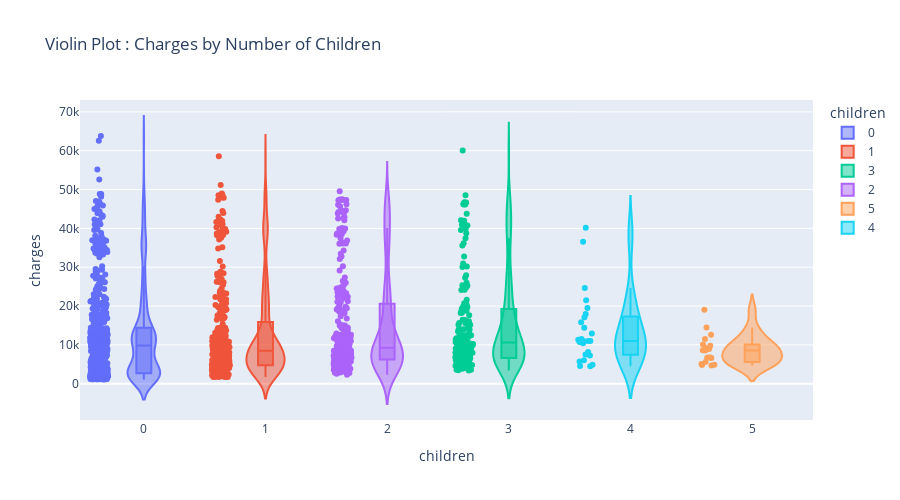

Write notebook code for a chart like this one.
### Code cell
fig = px.violin(df,
                x = 'children',
                y = 'charges',
                box = True,
                points ='all',
                color = 'children',
                title = 'Violin Plot : Charges by Number of Children')

fig.update_layout(width = 900, height = 500)
fig.show()

### Figure 1 — Plotly figure (JSON) as saved in the notebook; plotly's stock layout.template omitted (floating-point values rounded to 4 significant figures; data arrays with more than 128 entries replaced by an {"elided": "..."} marker saying what was removed)
{"data": [{"alignmentgroup": "True", "box": {"visible": true}, "hovertemplate": "children=%{x}<br>charges=%{y}<extra></extra>", "legendgroup": "0", "marker": {"color": "#636efa"}, "name": "0", "offsetgroup": "0", "orientation": "v", "points": "all", "scalegroup": "True", "showlegend": true, "type": "violin", "x": {"elided": "574 int values"}, "x0": " ", "xaxis": "x", "y": {"elided": "574 float values"}, "y0": " ", "yaxis": "y"}, {"alignmentgroup": "True", "box": {"visible": true}, "hovertemplate": "children=%{x}<br>charges=%{y}<extra></extra>", "legendgroup": "1", "marker": {"color": "#EF553B"}, "name": "1", "offsetgroup": "1", "orientation": "v", "points": "all", "scalegroup": "True", "showlegend": true, "type": "violin", "x": {"elided": "324 int values"}, "x0": " ", "xaxis": "x", "y": {"elided": "324 float values"}, "y0": " ", "yaxis": "y"}, {"alignmentgroup": "True", "box": {"visible": true}, "hovertemplate": "children=%{x}<br>charges=%{y}<extra></extra>", "legendgroup": "3", "marker": {"color": "#00cc96"}, "name": "3", "offsetgroup": "3", "orientation": "v", "points": "all", "scalegroup": "True", "showlegend": true, "type": "violin", "x": {"elided": "157 int values"}, "x0": " ", "xaxis": "x", "y": {"elided": "157 float values"}, "y0": " ", "yaxis": "y"}, {"alignmentgroup": "True", "box": {"visible": true}, "hovertemplate": "children=%{x}<br>charges=%{y}<extra></extra>", "legendgroup": "2", "marker": {"color": "#ab63fa"}, "name": "2", "offsetgroup": "2", "orientation": "v", "points": "all", "scalegroup": "True", "showlegend": true, "type": "violin", "x": {"elided": "240 int values"}, "x0": " ", "xaxis": "x", "y": {"elided": "240 float values"}, "y0": " ", "yaxis": "y"}, {"alignmentgroup": "True", "box": {"visible": true}, "hovertemplate": "children=%{x}<br>charges=%{y}<extra></extra>", "legendgroup": "5", "marker": {"color": "#FFA15A"}, "name": "5", "offsetgroup": "5", "orientation": "v", "points": "all", "scalegroup": "True", "showlegend": true, "type": "violin", "x": [5, 5, 5, 5, 5, 5, 5, 5, 5, 5, 5, 5, 5, 5, 5, 5, 5, 5], "x0": " ", "xaxis": "x", "y": [4688.0, 6799.0, 4831.0, 5080.0, 9789.0, 12590.0, 11550.0, 6666.0, 6654.0, 10100.0, 8966.0, 8597.0, 4915.0, 19020.0, 9222.0, 8582.0, 5615.0, 14480.0], "y0": " ", "yaxis": "y"}, {"alignmentgroup": "True", "box": {"visible": true}, "hovertemplate": "children=%{x}<br>charges=%{y}<extra></extra>", "legendgroup": "4", "marker": {"color": "#19d3f3"}, "name": "4", "offsetgroup": "4", "orientation": "v", "points": "all", "scalegroup": "True", "showlegend": true, "type": "violin", "x": [4, 4, 4, 4, 4, 4, 4, 4, 4, 4, 4, 4, 4, 4, 4, 4, 4, 4, 4, 4, 4, 4, 4, 4, 4], "x0": " ", "xaxis": "x", "y": [4505.0, 11030.0, 10410.0, 8163.0, 11520.0, 24670.0, 10980.0, 10740.0, 7512.0, 17940.0, 40180.0, 12950.0, 14390.0, 17130.0, 4878.0, 7244.0, 36580.0, 5709.0, 11300.0, 4561.0, 11020.0, 6059.0, 15830.0, 21470.0, 19500.0], "y0": " ", "yaxis": "y"}], "layout": {"height": 500, "legend": {"title": {"text": "children"}, "tracegroupgap": 0}, "title": {"text": "Violin Plot : Charges by Number of Children"}, "violinmode": "overlay", "width": 900, "xaxis": {"anchor": "y", "categoryarray": [0, 1, 3, 2, 5, 4], "categoryorder": "array", "domain": [0, 1], "title": {"text": "children"}}, "yaxis": {"anchor": "x", "domain": [0, 1], "title": {"text": "charges"}}}}
